Frame 1 (no input): blank canvas, image omitted
Frame 60 (no input): blank canvas, image omitted
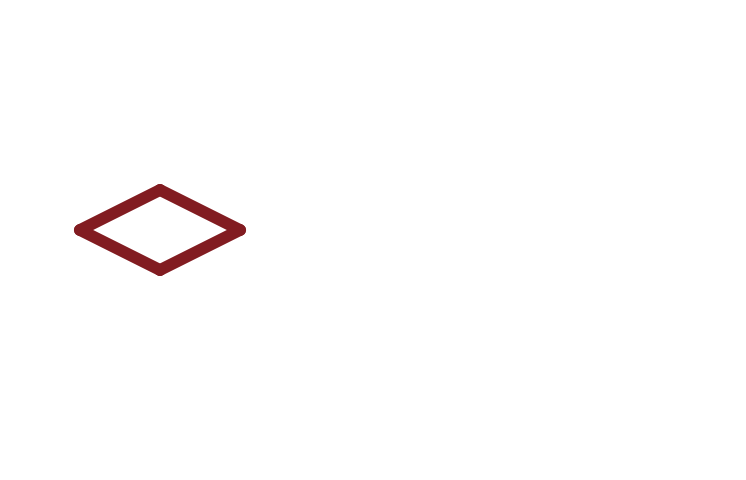
Frame 120 (the mouse pressed at the canvas centre since frame 60)

The p5.js sketch whose frames 1 and 60 were blank and that drew this single picture after the mouse press (run headless with seeded random() and noise() and a simulated clock; from frame 60 on, the mouse is pressed at the canvas centre):

// p5.js sketch
// ── sketch.js
let t = 0;

// ------------------------
// タイミング設計
// 各パーツは「前のパーツが完了した後」に開始する
// ------------------------
const GAP = 10; // パーツ間の間（フレーム）

// 1. ボックス（ロゴ本体）
const boxSlideStart = 60;
const boxSlideDuration = 60;
const boxSlideDistance = 200;
const boxFormEnd = boxSlideStart + boxSlideDuration; // = 120

// 2. "S"（ネイビー）
const sSlideStart = boxFormEnd + GAP;      // = 130
const sSlideDuration = 60;
const sSlideDistance = 200;
const sFormEnd = sSlideStart + sSlideDuration; // = 190

// 3. "U"（ブルー）
const uSlideStart = sFormEnd + GAP;        // = 200
const uSlideDuration = 60;
const uSlideDistance = 200;
const uFormEnd = uSlideStart + uSlideDuration; // = 260

// 4. 丸（S・Uが完了してから、順番に湧き出る）
const circleStart = uFormEnd + GAP;        // = 270
const circleStagger = 20;
const circleDuration = 55;

// ------------------------
// 各パーツの座標データ
// ------------------------
const boxV0 = { x: 80,  y: 230 };
const boxV1 = { x: 160, y: 190 };
const boxV2 = { x: 240, y: 230 };
const boxV3 = { x: 160, y: 270 };

const sLines = [
  { x1: 80,  y1: 250, x2: 155, y2: 287 },
  { x1: 80,  y1: 250, x2: 155, y2: 350 },
  { x1: 155, y1: 350, x2: 80,  y2: 313 } // 350 - 37
];

const uLines = [
  { x1: 170, y1: 350, x2: 170, y2: 287 },
  { x1: 170, y1: 350, x2: 240, y2: 313 }, // 350 - 37
  { x1: 240, y1: 313, x2: 240, y2: 250 }
];

// 丸（4つ）：元の3つ + ボックスと重なっていた中央の赤丸で合計4つ
const circles = [
  { x: 120, y: 90,  r: 60, col: [130, 28, 33] },                        // マルーン
  { x: 185, y: 145, r: 60, col: [18, 51, 89] },                         // ネイビー
  { x: 120, y: 165, r: 35, col: [0, 84, 145] },                         // ブルー
  { x: 175, y: 215, r: 30, col: [130, 28, 33], stroke: [255, 255, 255] } // 中央の赤丸（白縁つき）
];

// 各丸が湧き出し始めるタイミングを自動生成
const circleDelays = circles.map((_, i) => circleStart + circleStagger * i);
const circlesFormEnd = circleDelays[circleDelays.length - 1] + circleDuration;

// ------------------------
// タイピング風テキスト（共通関数）
// ------------------------
function typeText(str, x, y, startT, speed = 15) {
  if (t <= startT) return;
  const len = floor((t - startT) / speed);
  const s = str.substring(0, len);
  text(s, x, y);
}

// 文字列がタイピングし終わるまでにかかるフレーム数
function strDuration(str, speed) {
  return str.length * speed;
}

// ------------------------
// 100のバウンド着地
// ------------------------
function bounce100th(x100, y100, xTh, yTh, startT) {
  const p = constrain((t - startT) / 60, 0, 1);

  // バウンド量（p=0〜1で1回だけポヨン。100とthで共通）
  const bounce = sin(p * PI) * 25; // 25pxバウンド

  fill(130, 28, 33);
  textSize(120);
  text("100", x100, y100 - bounce);

  fill(130, 28, 33);
  textSize(60);
  text("th", xTh, yTh - bounce);
}


// 丸が湧き出る発生源（ボックスの頂点＝v1）
const sourceX = boxV1.x, sourceY = boxV1.y;

// ------------------------
// 文字パーツのタイミング（順番に出終わってから次が始まる）
// Anniversary → SINCE 1928 → 学校名 → （最後に）100th がバウンドで登場
// ------------------------
const typeSpeed = 5;   // タイピング速度（1文字あたりのフレーム数。小さいほど速い）
const TEXT_GAP = 15;    // 各テキストが出終わってから次が始まるまでの間

const catchStart = circlesFormEnd + 15;

const anniversaryStart = circlesFormEnd + 55;
const sinceStart   = anniversaryStart + strDuration("Anniversary", typeSpeed) + TEXT_GAP;
const schoolStart  = sinceStart + strDuration("SINCE 1928", typeSpeed) + TEXT_GAP;
const num100Start  = schoolStart + strDuration("学校法人大阪産業大学", typeSpeed) + TEXT_GAP;

function setup() {
  createCanvas(746, 480);
  textFont("sans-serif");
}

function easeOutCubic(x) {
  const c = constrain(x, 0, 1);
  return 1 - pow(1 - c, 3);
}

// 丸の半径を計算：移動しながら成長し、最後に一回り大きくはじけて元のサイズに戻る
// p: 0〜1（湧き出し全体の進行度）
// targetR: 最終的な半径
function popRadius(p, targetR) {
  const growEnd = 0.55;  // ここまでで目標サイズまで成長
  const popEnd = 0.78;   // ここまでで大きくはじける
  const overshoot = 1.3; // はじけたときの拡大率

  if (p < growEnd) {
    const g = easeOutCubic(p / growEnd);
    return lerp(0, targetR, g);
  } else if (p < popEnd) {
    const g = easeOutCubic((p - growEnd) / (popEnd - growEnd));
    return lerp(targetR, targetR * overshoot, g);
  } else {
    const g = easeOutCubic((p - popEnd) / (1 - popEnd));
    return lerp(targetR * overshoot, targetR, g);
  }
}

// 指定した複数のラインを、下からスライドインさせて描画する共通関数
function drawSlideInLines(lines, slideStart, slideDuration, slideDistance, col) {
  if (t <= slideStart) return;
  const p = easeOutCubic((t - slideStart) / slideDuration);
  const offsetY = lerp(slideDistance, 0, p);

  push();
  translate(0, offsetY);
  stroke(col[0], col[1], col[2]);
  strokeWeight(12);
  for (const l of lines) {
    line(l.x1, l.y1, l.x2, l.y2);
  }
  pop();
}

function draw() {
  background(255);
  t++;

  //------------------------
  // 1. ロゴ本体（ボックス）が下からスライドイン
  //------------------------
  drawSlideInLines(
    [
      { x1: boxV0.x, y1: boxV0.y, x2: boxV1.x, y2: boxV1.y },
      { x1: boxV1.x, y1: boxV1.y, x2: boxV2.x, y2: boxV2.y },
      { x1: boxV2.x, y1: boxV2.y, x2: boxV3.x, y2: boxV3.y },
      { x1: boxV3.x, y1: boxV3.y, x2: boxV0.x, y2: boxV0.y }
    ],
    boxSlideStart, boxSlideDuration, boxSlideDistance,
    [130, 28, 33]
  );

  //------------------------
  // 2. "S"（ネイビー）がボックスの後にスライドイン
  //------------------------
  drawSlideInLines(sLines, sSlideStart, sSlideDuration, sSlideDistance, [18, 51, 89]);

  //------------------------
  // 3. "U"（ブルー）がSの後にスライドイン
  //------------------------
  drawSlideInLines(uLines, uSlideStart, uSlideDuration, uSlideDistance, [0, 84, 145]);

  //------------------------
  // 4. 丸（4つ、中央の赤丸も含む）がU完了後、ボックス頂点から順に湧き出て、最後にはじける
  //------------------------
  for (let i = 0; i < circles.length; i++) {
    const delay = circleDelays[i];
    const localT = constrain(t - delay, 0, circleDuration);
    const p = localT / circleDuration;

    const c = circles[i];
    // 位置は早めに目標へ到着させる（p=0.55で到着）
    const posEase = easeOutCubic(min(p / 0.55, 1));
    const x = lerp(sourceX, c.x, posEase);
    const y = lerp(sourceY, c.y, posEase);
    // サイズは目標到達後、一回り大きくはじけて元に戻る
    const r = popRadius(p, c.r);

    if (t > delay) {
      if (c.stroke) {
        stroke(c.stroke[0], c.stroke[1], c.stroke[2]);
        strokeWeight(3);
      } else {
        noStroke();
      }
      fill(c.col[0], c.col[1], c.col[2]);
      circle(x, y, r);
    }
  }
  noStroke();

  // キャッチコピー（タイピング風）
  if (t > catchStart) {
    fill(20, 50, 90);
    textSize(32);
    typeText("偉大なる平凡人たれ", 310, 90, catchStart, typeSpeed);
  }

  // Anniversary（タイピング風）
  if (t > anniversaryStart) {
    fill(20, 50, 90);
    textSize(42);
    typeText("Anniversary", 330, 300, anniversaryStart, typeSpeed);
  }

  // SINCE 1928（タイピング風。Anniversaryが出終わってから開始）
  if (t > sinceStart) {
    fill(0);
    textSize(28);
    typeText("SINCE 1928", 390, 340, sinceStart, typeSpeed);
  }

  // 学校名（タイピング風。SINCE 1928が出終わってから開始）
  if (t > schoolStart) {
    fill(0);
    textSize(32);
    typeText("学校法人大阪産業大学", 300, 400, schoolStart, typeSpeed);
  }

  // 100th（学校名が出終わった最後に、100とthが一緒にバウンドで登場）
  if (t > num100Start) {
    bounce100th(330, 220, 540, 220, num100Start);
  }
}
